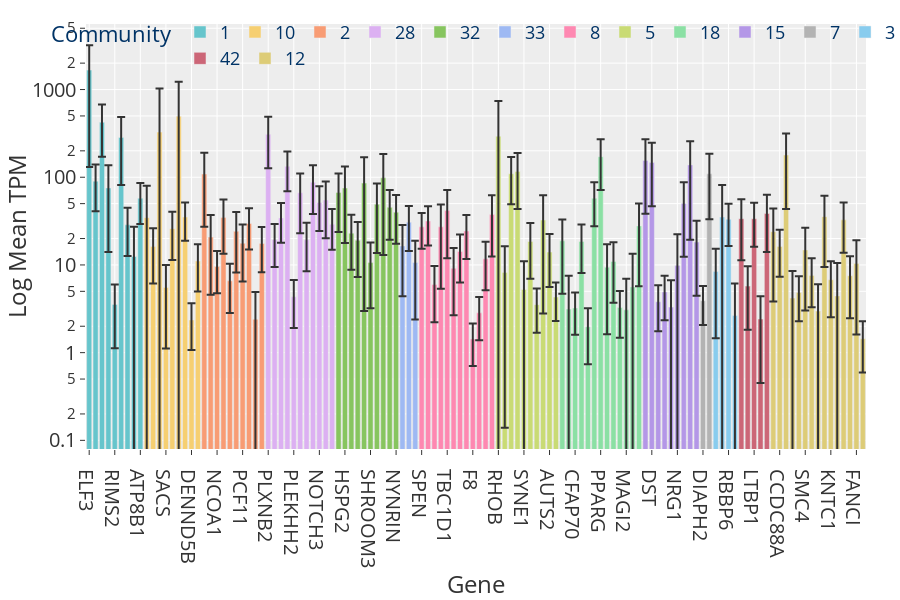

The notebook cell this image was saved under:
### Code cell
sel_com_genes["mean"] = sel_gt.nodes_df["mean"]
sel_com_genes["std"] = sel_gt.nodes_df["std"]
sel_com_genes["mut_count"] = sel_gt.nodes_df["count"]

fig = px.bar(sel_com_genes, y="mean", color="max_b", log_y=True, color_discrete_sequence=colors, error_y="std")

fig = fig.update_layout(
    title="",
    legend=dict(
        title="Community",
        orientation="h",
        yanchor="middle",
        xanchor="center",
        y=0.95,
        x=0.5,
        bgcolor="rgba(0,0,0,0)",
        font=dict(size=18, color="#003366"),
    ),
    yaxis=dict(tickfont=dict(size=20), title="Log Mean TPM"),
    xaxis=dict(tickfont=dict(size=20), title="Gene"),
    font=dict(size=20),
    height=600,
)

# fig.update_layout(
#     xaxis=dict(tickmode="linear", tick0=0, dtick=1),
# )
save_fig(name="smallCom_Exp", fig=fig, base_path=figures_path, width=1700, height=700, margin=0.02)
fig

### Figure 1 — Plotly figure (JSON) as saved in the notebook; plotly's stock layout.template omitted (floating-point values rounded to 4 significant figures)
{"data": [{"alignmentgroup": "True", "error_y": {"array": [1534.0, 49.24, 252.6, 61.52, 2.426, 203.1, 16.07, 14.73, 28.31]}, "hovertemplate": "max_b=1<br>index=%{x}<br>mean=%{y}<extra></extra>", "legendgroup": "1", "marker": {"color": "rgb(102, 197, 204)", "pattern": {"shape": ""}}, "name": "1", "offsetgroup": "1", "orientation": "v", "showlegend": true, "textposition": "auto", "type": "bar", "x": ["ELF3", "CHD2", "KLF5", "ABCC5", "RIMS2", "EPHA2", "AKAP13", "TIAM1", "ATP8B1"], "xaxis": "x", "y": [1665.0, 90.12, 423.9, 75.54, 3.547, 284.5, 28.69, 12.47, 57.62], "yaxis": "y"}, {"alignmentgroup": "True", "error_y": {"array": [45.47, 10.06, 703.5, 4.437, 14.5, 729.7, 16.28, 1.289, 6.102]}, "hovertemplate": "max_b=10<br>index=%{x}<br>mean=%{y}<extra></extra>", "legendgroup": "10", "marker": {"color": "rgb(246, 207, 113)", "pattern": {"shape": ""}}, "name": "10", "offsetgroup": "10", "orientation": "v", "showlegend": true, "textposition": "auto", "type": "bar", "x": ["COL7A1", "MYH10", "FN1", "SACS", "PRKDC", "LAMA3", "SF3B3", "DENND5B", "RASAL2"], "xaxis": "x", "y": [34.62, 16.19, 327.0, 5.549, 25.92, 496.2, 35.14, 2.358, 11.08], "yaxis": "y"}, {"alignmentgroup": "True", "error_y": {"array": [81.4, 16.21, 4.807, 21.21, 3.754, 15.99, 11.22, 14.71, 2.514, 9.384]}, "hovertemplate": "max_b=2<br>index=%{x}<br>mean=%{y}<extra></extra>", "legendgroup": "2", "marker": {"color": "rgb(248, 156, 116)", "pattern": {"shape": ""}}, "name": "2", "offsetgroup": "2", "orientation": "v", "showlegend": true, "textposition": "auto", "type": "bar", "x": ["AHR", "CREBBP", "NCOA1", "TACC2", "PAN2", "TP53BP2", "PCF11", "ITSN2", "ACACB", "DOT1L"], "xaxis": "x", "y": [108.7, 20.79, 9.578, 34.64, 6.59, 24.17, 17.7, 29.71, 2.402, 17.62], "yaxis": "y"}, {"alignmentgroup": "True", "error_y": {"array": [181.8, 9.92, 16.51, 64.06, 2.42, 43.57, 10.9, 49.5, 27.19, 34.7, 14.24]}, "hovertemplate": "max_b=28<br>index=%{x}<br>mean=%{y}<extra></extra>", "legendgroup": "28", "marker": {"color": "rgb(220, 176, 242)", "pattern": {"shape": ""}}, "name": "28", "offsetgroup": "28", "orientation": "v", "showlegend": true, "textposition": "auto", "type": "bar", "x": ["PLXNB2", "DMXL2", "SMCHD1", "SCRIB", "PLEKHH2", "PTPRM", "RALGAPA2", "PPL", "NOTCH3", "PLEKHA7", "AFF1"], "xaxis": "x", "y": [308.4, 19.42, 34.38, 133.1, 4.333, 66.48, 19.35, 87.47, 51.57, 54.89, 29.18], "yaxis": "y"}, {"alignmentgroup": "True", "error_y": {"array": [43.12, 57.44, 14.23, 11.78, 82.75, 7.422, 35.57, 85.44, 26.0, 22.56]}, "hovertemplate": "max_b=32<br>index=%{x}<br>mean=%{y}<extra></extra>", "legendgroup": "32", "marker": {"color": "rgb(135, 197, 95)", "pattern": {"shape": ""}}, "name": "32", "offsetgroup": "32", "orientation": "v", "showlegend": true, "textposition": "auto", "type": "bar", "x": ["RNF213", "HSPG2", "EPG5", "MPDZ", "CDKN2A", "SHROOM3", "PARP14", "OAS2", "ZNFX1", "NYNRIN"], "xaxis": "x", "y": [66.86, 75.27, 23.05, 19.06, 85.73, 10.64, 49.27, 98.45, 45.34, 39.97], "yaxis": "y"}, {"alignmentgroup": "True", "error_y": {"array": [12.1, 16.3, 8.267]}, "hovertemplate": "max_b=33<br>index=%{x}<br>mean=%{y}<extra></extra>", "legendgroup": "33", "marker": {"color": "rgb(158, 185, 243)", "pattern": {"shape": ""}}, "name": "33", "offsetgroup": "33", "orientation": "v", "showlegend": true, "textposition": "auto", "type": "bar", "x": ["TRANK1", "VPS13D", "LAMA4"], "xaxis": "x", "y": [16.48, 30.71, 10.65], "yaxis": "y"}, {"alignmentgroup": "True", "error_y": {"array": [11.94, 15.08, 3.738, 21.83, 29.78, 6.474, 7.922, 12.65, 0.7251, 1.456, 6.63, 25.02]}, "hovertemplate": "max_b=8<br>index=%{x}<br>mean=%{y}<extra></extra>", "legendgroup": "8", "marker": {"color": "rgb(254, 136, 177)", "pattern": {"shape": ""}}, "name": "8", "offsetgroup": "8", "orientation": "v", "showlegend": true, "textposition": "auto", "type": "bar", "x": ["SPEN", "SMG1", "PCNT", "HIVEP2", "TBC1D1", "MXRA5", "HIVEP1", "PRDM2", "F8", "HIVEP3", "TRERF1", "SORL1"], "xaxis": "x", "y": [27.19, 31.7, 5.966, 27.19, 41.68, 9.143, 14.25, 24.36, 1.431, 2.841, 11.77, 37.5], "yaxis": "y"}, {"alignmentgroup": "True", "error_y": {"array": [446.0, 8.073, 60.26, 72.7, 5.755, 11.56, 1.845, 29.72, 8.426, 2.01]}, "hovertemplate": "max_b=5<br>index=%{x}<br>mean=%{y}<extra></extra>", "legendgroup": "5", "marker": {"color": "rgb(201, 219, 116)", "pattern": {"shape": ""}}, "name": "5", "offsetgroup": "5", "orientation": "v", "showlegend": true, "textposition": "auto", "type": "bar", "x": ["RHOB", "OBSCN", "HRAS", "BRD2", "SYNE1", "UTRN", "LRRCC1", "PPRC1", "AUTS2", "MAGI3"], "xaxis": "x", "y": [293.3, 8.213, 109.6, 116.1, 5.253, 18.5, 3.528, 32.51, 14.03, 4.298], "yaxis": "y"}, {"alignmentgroup": "True", "error_y": {"array": [14.14, 4.406, 1.631, 10.44, 1.238, 30.02, 99.72, 7.82, 7.22, 1.784, 3.897, 7.818, 22.18]}, "hovertemplate": "max_b=18<br>index=%{x}<br>mean=%{y}<extra></extra>", "legendgroup": "18", "marker": {"color": "rgb(139, 224, 164)", "pattern": {"shape": ""}}, "name": "18", "offsetgroup": "18", "orientation": "v", "showlegend": true, "textposition": "auto", "type": "bar", "x": ["FRY", "MYO1F", "CFAP70", "ADGRV1", "EFCAB5", "RERE", "PPARG", "PLCB1", "SIPA1L2", "PTCH1", "MAGI2", "NLRC5", "ZFC3H1"], "xaxis": "x", "y": [18.83, 3.137, 3.229, 18.54, 1.974, 57.6, 171.5, 9.442, 10.94, 3.264, 3.074, 5.618, 27.89], "yaxis": "y"}, {"alignmentgroup": "True", "error_y": {"array": [116.6, 100.2, 2.049, 2.593, 3.376, 12.6, 37.66, 118.9, 13.75]}, "hovertemplate": "max_b=15<br>index=%{x}<br>mean=%{y}<extra></extra>", "legendgroup": "15", "marker": {"color": "rgb(180, 151, 231)", "pattern": {"shape": ""}}, "name": "15", "offsetgroup": "15", "orientation": "v", "showlegend": true, "textposition": "auto", "type": "bar", "x": ["PLEC", "DST", "ITPR2", "DYNC2H1", "DOCK4", "NRG1", "TP63", "FASN", "MCM4"], "xaxis": "x", "y": [155.0, 146.9, 3.802, 4.927, 3.305, 9.828, 50.05, 138.3, 18.21], "yaxis": "y"}, {"alignmentgroup": "True", "error_y": {"array": [1.848, 76.18]}, "hovertemplate": "max_b=7<br>index=%{x}<br>mean=%{y}<extra></extra>", "legendgroup": "7", "marker": {"color": "rgb(179, 179, 179)", "pattern": {"shape": ""}}, "name": "7", "offsetgroup": "7", "orientation": "v", "showlegend": true, "textposition": "auto", "type": "bar", "x": ["DIAPH2", "ZFP36L2"], "xaxis": "x", "y": [3.91, 109.4], "yaxis": "y"}, {"alignmentgroup": "True", "error_y": {"array": [6.941, 46.54, 16.66, 3.512]}, "hovertemplate": "max_b=3<br>index=%{x}<br>mean=%{y}<extra></extra>", "legendgroup": "3", "marker": {"color": "rgb(136, 204, 238)", "pattern": {"shape": ""}}, "name": "3", "offsetgroup": "3", "orientation": "v", "showlegend": true, "textposition": "auto", "type": "bar", "x": ["SYNE2", "FGFR3", "RBBP6", "SPAG17"], "xaxis": "x", "y": [8.404, 35.2, 33.13, 2.648], "yaxis": "y"}, {"alignmentgroup": "True", "error_y": {"array": [22.41, 3.917, 17.58, 1.966, 24.53]}, "hovertemplate": "max_b=42<br>index=%{x}<br>mean=%{y}<extra></extra>", "legendgroup": "42", "marker": {"color": "rgb(204, 102, 119)", "pattern": {"shape": ""}}, "name": "42", "offsetgroup": "42", "orientation": "v", "showlegend": true, "textposition": "auto", "type": "bar", "x": ["LRP1", "NAV2", "LTBP1", "CSPG4", "XPOT"], "xaxis": "x", "y": [33.71, 5.736, 33.65, 2.417, 38.56], "yaxis": "y"}, {"alignmentgroup": "True", "error_y": {"array": [20.14, 8.895, 135.5, 4.338, 2.585, 11.79, 4.316, 3.042, 26.06, 4.238, 6.101, 18.87, 5.066, 8.752, 0.8448]}, "hovertemplate": "max_b=12<br>index=%{x}<br>mean=%{y}<extra></extra>", "legendgroup": "12", "marker": {"color": "rgb(221, 204, 119)", "pattern": {"shape": ""}}, "name": "12", "offsetgroup": "12", "orientation": "v", "showlegend": true, "textposition": "auto", "type": "bar", "x": ["FAT2", "CCDC88A", "DSP", "BRCA1", "UTP20", "SMC4", "ATAD2", "STIL", "DOCK7", "KNTC1", "BUB1", "KIF13A", "MDC1", "FANCI", "CNTLN"], "xaxis": "x", "y": [23.96, 16.25, 179.1, 4.194, 4.862, 14.81, 7.602, 2.977, 35.54, 6.774, 4.435, 32.67, 7.528, 10.36, 1.439], "yaxis": "y"}], "layout": {"barmode": "relative", "font": {"size": 20}, "height": 600, "legend": {"bgcolor": "rgba(0,0,0,0)", "font": {"color": "#003366", "size": 18}, "orientation": "h", "title": {"text": "Community"}, "tracegroupgap": 0, "x": 0.5, "xanchor": "center", "y": 0.95, "yanchor": "middle"}, "margin": {"b": 0, "l": 34, "r": 34, "t": 24}, "title": {"text": ""}, "xaxis": {"anchor": "y", "domain": [0, 1], "tickfont": {"size": 20}, "title": {"text": "Gene"}}, "yaxis": {"anchor": "x", "domain": [0, 1], "tickfont": {"size": 20}, "title": {"text": "Log Mean TPM"}, "type": "log"}}}
